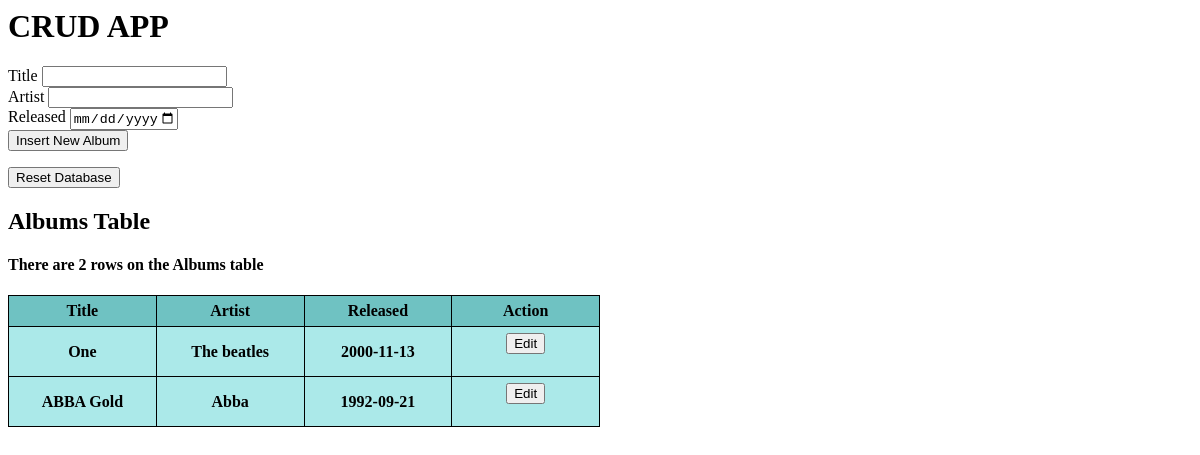
Before: / with the older database file.
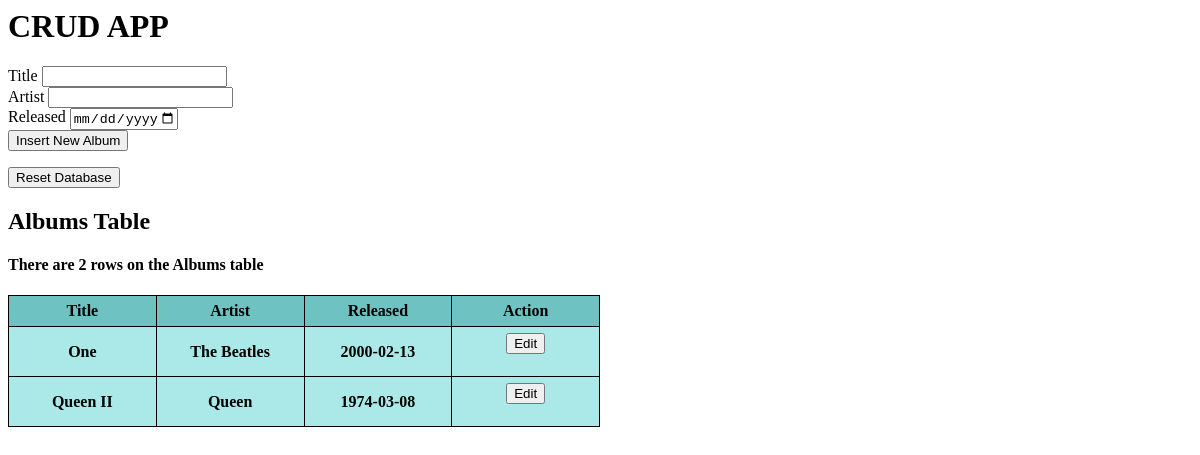
After: the same page with the newer database file.
### models.py (models this page shows, shortened)
class Albums(DB.Model):
    id = DB.Column(DB.Integer, primary_key = True, autoincrement=True)
    title = DB.Column(DB.String(30), nullable = False)
    artist = DB.Column(DB.String(30), nullable = False)
    released = DB.Column(DB.Date, nullable = False)

### app.py (the view)
@app.route('/')
def home():
    conection = sqlite3.connect('database.db')
    cursor = conection.cursor()
    albums = cursor.execute("SELECT * from Albums").fetchall()
    rows_count = cursor.execute("SELECT COUNT(*) from Albums").fetchall()
    return render_template('home.html', Albums = albums, Rows_count=rows_count)

### templates/home.html (shortened to what this page needs)
<h1>CRUD APP</h1>
<form action="album_insert" method="post">
        <lable for="title">Title</lable>
        <input type="text" name="title" value="" required> <br>
        <lable for="artist">Artist</lable>
        <input type="text" name="artist" value="" required> <br>
        <label for="released">Released</label>
        <input type="date" name="released" value="" min="1900-01-01" max="2025-01-01" required> <br>
        <input type="submit" value="Insert New Album">
</form>
<form action="reset" method="post">
  <input type="submit" value="Reset Database">
</form>
<html>
<body>
<h2>Albums Table</h2>
<h4>{% if Rows_count[0][0] == 0 %}
    The Albums table is Empty
    {% elif Rows_count[0][0] == 1 %}
    There is 1 row on the Albums table
    {% else %}
    There are {{Rows_count[0][0]}} rows on the Albums table
    {% endif %}</h4>
<table style="width:50%">
  <tr>
    <th>Title</th>
    <th>Artist</th>
    <th>Released</th>
    <th>Action</th>
  </tr>
  <tr>
    {% for row in Albums %}
  <tr>
    <th> {{ row[1] }}</th>
    <th> {{ row[2] }}</th>
    <th> {{ row[3] }}</th>
    <th>
        <form action="edit" method="post">
          <input type="submit" value="Edit">
        </form>
    </th>
  </tr>
    {% endfor %}
</table>
</body>
</html>

### templates/home.html (style rules this page uses)
table, th, td { border: 1px solid black; border-collapse: collapse; width: 100%; table-layout:fixed; padding: 6px; }
tr { background-color: #abe9e9; }
tr:first-child { background-color: #6fc2c2; }

Changed rows visible on the page:
removed Albums: title "ABBA Gold", artist "Abba", released "1992-09-21"
changed Albums "One": artist "The beatles" → "The Beatles"; released "2000-11-13" → "2000-02-13"
added Albums: title "Queen II", artist "Queen", released "1974-03-08"
